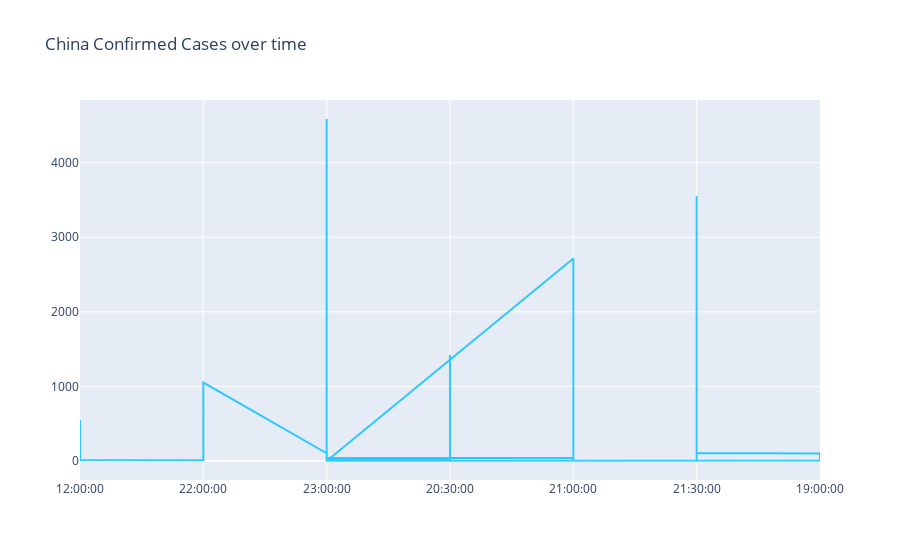

Notebook source saved alongside this figure:
### Code cell
import pandas as pd
import plotly.graph_objects as go
#df = pd.read_csv("https://raw.githubusercontent.com/plotly/datasets/master/finance-charts-apple.csv")

fig = go.Figure()
fig.add_trace(go.Scatter(
                x=China_data.time,
                y=coronaVirus_df['Confirmed'],
                name="Confirmed",
                line_color='deepskyblue',
                opacity=0.8))

# Use date string to set xaxis range
fig.update_layout(xaxis_range=['2020-01-31','2020-02-03'],
                  title_text="China Confirmed Cases over time")
fig.show()

### Figure 1 — Plotly figure (JSON) as saved in the notebook; plotly's stock layout.template omitted (floating-point values rounded to 4 significant figures; data arrays with more than 128 entries replaced by an {"elided": "..."} marker saying what was removed)
{"data": [{"line": {"color": "deepskyblue"}, "name": "Confirmed", "opacity": 0.8, "type": "scatter", "x": {"elided": "370 str values"}, "y": {"elided": "631 int values"}}], "layout": {"title": {"text": "China Confirmed Cases over time"}, "xaxis": {"range": ["2020-01-31", "2020-02-03"]}}}
